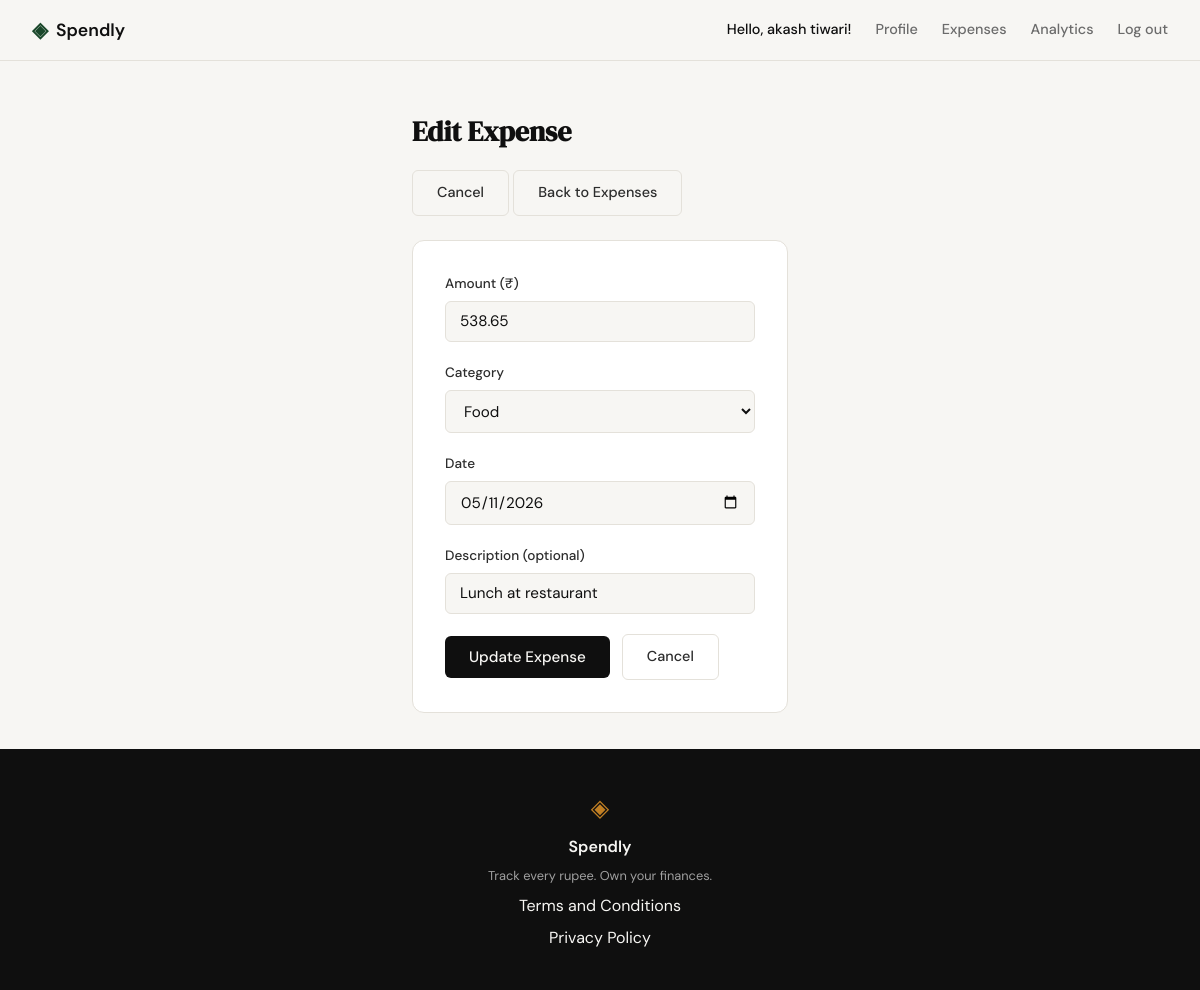
/expenses/15/edit (signed in), run on the app's committed database.
### tables this page shows
CREATE TABLE expenses (
            id INTEGER PRIMARY KEY AUTOINCREMENT,
            user_id INTEGER NOT NULL,
            amount REAL NOT NULL,
            category TEXT NOT NULL,
            date TEXT NOT NULL,
            description TEXT,
            created_at TEXT DEFAULT CURRENT_TIMESTAMP,
            FOREIGN KEY (user_id) REFERENCES users (id) ON DELETE CASCADE
        );

### app.py (the view, shortened to what this page needs)
@app.route("/expenses/<int:id>/edit", methods=["GET", "POST"])
@login_required
def edit_expense(id):
    expense = get_expense_by_id_and_user(id, session['user_id'])
    if expense is None:
        flash("Expense not found.", "error")
        return redirect(url_for('expenses_index'))
    if request.method == "GET":
        return render_template("expenses/edit.html", expense=expense)

### app.py (called while the page is built)
def is_authenticated():
    return 'user_id' in session

def login_required(f):
    from functools import wraps
    @wraps(f)
    def decorated_function(*args, **kwargs):
        if not is_authenticated():
            flash('Please log in to access this page.', 'warning')
            return redirect(url_for('login'))
        return f(*args, **kwargs)
    return decorated_function

### database/db.py (called while the page is built)
def get_db():
    db = getattr(g, '_database', None)
    if db is None:
        database_path = current_app.config.get('DATABASE', DATABASE)
        db = g._database = sqlite3.connect(database_path)
        db.row_factory = sqlite3.Row
        db.execute("PRAGMA foreign_keys = ON")
    return db

def get_expense_by_id_and_user(expense_id, user_id):
    db = get_db()
    cursor = db.cursor()
    cursor.execute('''
        SELECT id, amount, category, date, description, created_at
        FROM expenses
        WHERE id = ? AND user_id = ?
    ''', (expense_id, user_id))
    return cursor.fetchone()

### templates/expenses/edit.html (shortened to what this page needs)
{% extends "base.html" %}
{% block content %}
<section class="expense-form-section">
    <div class="expense-form-header">
        <h1 class="expense-form-title">Edit Expense</h1>
        <div class="expense-form-actions">
            <a href="{{ url_for('expense_detail', id=expense.id) }}" class="btn-ghost">Cancel</a>
            <a href="{{ url_for('expenses_index') }}" class="btn-ghost">Back to Expenses</a>
        </div>
    </div>
    <form method="POST" action="{{ url_for('edit_expense', id=expense.id) }}" class="expense-form">
        <div class="form-group">
            <label for="amount">Amount (₹)</label>
            <input type="number"
                   id="amount"
                   name="amount"
                   step="0.01"
                   min="0.01"
                   value="{{ expense.amount }}"
                   class="form-input"
                   required>
        </div>
        <div class="form-group">
            <label for="category">Category</label>
            <select id="category" name="category" class="form-input" required>
                <option value="Food" {% if expense.category == 'Food' %}selected{% endif %}>Food</option>
            </select>
        </div>
        <div class="form-group">
            <label for="date">Date</label>
            <input type="date"
                   id="date"
                   name="date"
                   value="{{ expense.date }}"
                   class="form-input"
                   required>
        </div>
        <div class="form-group">
            <label for="description">Description (optional)</label>
            <input type="text"
                   id="description"
                   name="description"
                   value="{{ expense.description or '' }}"
                   class="form-input"
                   placeholder="Enter a brief description">
        </div>
        <div class="form-group">
            <button type="submit" class="btn-submit">Update Expense</button>
            <a href="{{ url_for('expense_detail', id=expense.id) }}" class="btn-ghost">Cancel</a>
        </div>
    </form>
</section>
{% endblock %}

### static/css/style.css (style rules this page uses)
:root { --ink: #0f0f0f; --ink-soft: #2d2d2d; --ink-muted: #6b6b6b; --ink-faint: #a0a0a0; --paper: #f7f6f3; --paper-warm: #f0ede6; --paper-card: #ffffff; --accent: #1a472a; --accent-light: #e8f0eb; --accent-2: #c17f24; --accent-2-light: #fdf3e3; --danger: #c0392b; --danger-light: #fdecea; --border: #e4e1da; --border-soft: #eeebe4; --font-display: 'DM Serif Display', Georgia, serif; --font-body: 'DM Sans', system-ui, sans-serif; --max-width: 1200px; --auth-width: 440px; --radius-sm: 6px; --radius-md: 12px; --radius-lg: 20px; }
*, *::before, *::after { box-sizing: border-box; margin: 0; padding: 0; }
html { font-size: 16px; scroll-behavior: smooth; }
body { background: var(--paper); color: var(--ink); font-family: var(--font-body); font-size: 1rem; line-height: 1.6; -webkit-font-smoothing: antialiased; }
a { color: inherit; text-decoration: none; }
.btn-ghost { display: inline-block; background: transparent; color: var(--ink-soft); padding: 0.65rem 1.5rem; border-radius: var(--radius-sm); font-size: 0.9rem; font-weight: 500; border: 1px solid var(--border); transition: all 0.2s; text-decoration: none; }
.form-group { margin-bottom: 1.25rem; }
.form-group label { display: block; font-size: 0.85rem; font-weight: 500; color: var(--ink-soft); margin-bottom: 0.4rem; }
.form-input { width: 100%; padding: 0.6rem 0.875rem; border: 1px solid var(--border); border-radius: var(--radius-sm); font-family: var(--font-body); font-size: 0.95rem; color: var(--ink); background: var(--paper); outline: none; transition: border-color 0.2s; }
.form-input::placeholder { color: var(--ink-faint); }
.btn-submit { width: 100%; padding: 0.7rem; background: var(--ink); color: var(--paper); border: none; border-radius: var(--radius-sm); font-family: var(--font-body); font-size: 0.95rem; font-weight: 500; cursor: pointer; transition: background 0.2s; margin-top: 0.5rem; }
.expense-form-section { max-width: var(--auth-width); margin: 3rem auto; padding: 0 2rem; }
.expense-form-header { display: flex; align-items: center; justify-content: space-between; gap: 1rem; margin-bottom: 1.5rem; flex-wrap: wrap; }
.expense-form-title { font-family: var(--font-display); font-size: 1.75rem; color: var(--ink); margin: 0; }
.expense-form { background: var(--paper-card); border: 1px solid var(--border); border-radius: var(--radius-md); padding: 2rem; }
.expense-form .form-group:last-child { display: flex; align-items: center; gap: 0.75rem; margin-bottom: 0; }
.expense-form .form-group:last-child .btn-submit { width: auto; flex: 0 0 auto; padding: 0.7rem 1.5rem; margin-top: 0; }
.expense-form .form-group:last-child .btn-ghost { width: auto; flex: 0 0 auto; }

### data on the page
expenses: amount "538.65", category "Food", date "05/11/2026", description "Lunch at restaurant"

### other printed values
{{ session.user_name }} "akash tiwari"
